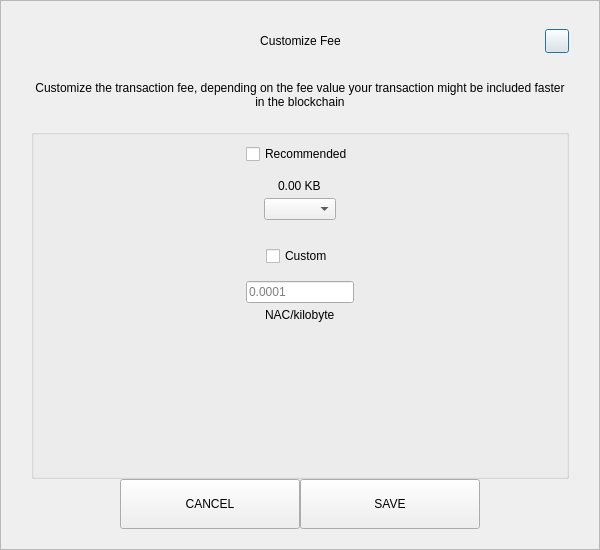
<?xml version="1.0" encoding="UTF-8"?>
<ui version="4.0">
 <class>SendCustomFeeDialog</class>
 <widget class="QDialog" name="SendCustomFeeDialog">
  <property name="geometry">
   <rect>
    <x>0</x>
    <y>0</y>
    <width>600</width>
    <height>550</height>
   </rect>
  </property>
  <property name="windowTitle">
   <string>Form</string>
  </property>
  <layout class="QVBoxLayout" name="verticalLayout_3">
   <property name="spacing">
    <number>0</number>
   </property>
   <property name="leftMargin">
    <number>0</number>
   </property>
   <property name="topMargin">
    <number>0</number>
   </property>
   <property name="rightMargin">
    <number>0</number>
   </property>
   <property name="bottomMargin">
    <number>0</number>
   </property>
   <item>
    <widget class="QFrame" name="frame">
     <property name="styleSheet">
      <string notr="true"/>
     </property>
     <property name="frameShape">
      <enum>QFrame::StyledPanel</enum>
     </property>
     <property name="frameShadow">
      <enum>QFrame::Raised</enum>
     </property>
     <layout class="QVBoxLayout" name="verticalLayout_2">
      <property name="spacing">
       <number>0</number>
      </property>
      <property name="leftMargin">
       <number>30</number>
      </property>
      <property name="topMargin">
       <number>20</number>
      </property>
      <property name="rightMargin">
       <number>30</number>
      </property>
      <property name="bottomMargin">
       <number>20</number>
      </property>
      <item>
       <layout class="QHBoxLayout" name="horizontalLayout_3">
        <property name="spacing">
         <number>0</number>
        </property>
        <item>
         <spacer name="horizontalSpacer_21">
          <property name="orientation">
           <enum>Qt::Horizontal</enum>
          </property>
          <property name="sizeHint" stdset="0">
           <size>
            <width>40</width>
            <height>20</height>
           </size>
          </property>
         </spacer>
        </item>
        <item>
         <widget class="QLabel" name="labelTitle">
          <property name="minimumSize">
           <size>
            <width>0</width>
            <height>40</height>
           </size>
          </property>
          <property name="maximumSize">
           <size>
            <width>16777215</width>
            <height>40</height>
           </size>
          </property>
          <property name="styleSheet">
           <string notr="true">padding-left:24px;</string>
          </property>
          <property name="text">
           <string>Customize Fee</string>
          </property>
          <property name="alignment">
           <set>Qt::AlignCenter</set>
          </property>
          <property name="margin">
           <number>7</number>
          </property>
         </widget>
        </item>
        <item>
         <spacer name="horizontalSpacer">
          <property name="orientation">
           <enum>Qt::Horizontal</enum>
          </property>
          <property name="sizeHint" stdset="0">
           <size>
            <width>40</width>
            <height>20</height>
           </size>
          </property>
         </spacer>
        </item>
        <item>
         <widget class="QPushButton" name="btnEsc">
          <property name="minimumSize">
           <size>
            <width>24</width>
            <height>24</height>
           </size>
          </property>
          <property name="maximumSize">
           <size>
            <width>24</width>
            <height>24</height>
           </size>
          </property>
          <property name="text">
           <string/>
          </property>
         </widget>
        </item>
       </layout>
      </item>
      <item>
       <spacer name="verticalSpacer_2">
        <property name="orientation">
         <enum>Qt::Vertical</enum>
        </property>
        <property name="sizeType">
         <enum>QSizePolicy::Fixed</enum>
        </property>
        <property name="sizeHint" stdset="0">
         <size>
          <width>20</width>
          <height>20</height>
         </size>
        </property>
       </spacer>
      </item>
      <item>
       <widget class="QLabel" name="labelMessage">
        <property name="text">
         <string>Customize the transaction fee, depending on the fee value your transaction might be included faster in the blockchain</string>
        </property>
        <property name="alignment">
         <set>Qt::AlignCenter</set>
        </property>
        <property name="wordWrap">
         <bool>true</bool>
        </property>
       </widget>
      </item>
      <item>
       <spacer name="verticalSpacer_3">
        <property name="orientation">
         <enum>Qt::Vertical</enum>
        </property>
        <property name="sizeType">
         <enum>QSizePolicy::Fixed</enum>
        </property>
        <property name="sizeHint" stdset="0">
         <size>
          <width>20</width>
          <height>20</height>
         </size>
        </property>
       </spacer>
      </item>
      <item>
       <widget class="QGroupBox" name="groupBox">
        <property name="title">
         <string/>
        </property>
        <layout class="QVBoxLayout" name="verticalLayout">
         <property name="leftMargin">
          <number>12</number>
         </property>
         <property name="rightMargin">
          <number>12</number>
         </property>
         <item>
          <layout class="QVBoxLayout" name="verticalLayout_4">
           <property name="spacing">
            <number>5</number>
           </property>
           <item alignment="Qt::AlignHCenter">
            <widget class="QCheckBox" name="checkBoxRecommended">
             <property name="text">
              <string>Recommended</string>
             </property>
            </widget>
           </item>
           <item>
            <spacer name="verticalSpacer_5">
             <property name="orientation">
              <enum>Qt::Vertical</enum>
             </property>
             <property name="sizeType">
              <enum>QSizePolicy::Fixed</enum>
             </property>
             <property name="sizeHint" stdset="0">
              <size>
               <width>20</width>
               <height>10</height>
              </size>
             </property>
            </spacer>
           </item>
           <item alignment="Qt::AlignHCenter">
            <widget class="QLabel" name="labelFee">
             <property name="text">
              <string>0.00 KB</string>
             </property>
            </widget>
           </item>
           <item alignment="Qt::AlignHCenter">
            <widget class="QComboBox" name="comboBoxRecommended"/>
           </item>
          </layout>
         </item>
         <item>
          <spacer name="verticalSpacer">
           <property name="orientation">
            <enum>Qt::Vertical</enum>
           </property>
           <property name="sizeType">
            <enum>QSizePolicy::Fixed</enum>
           </property>
           <property name="sizeHint" stdset="0">
            <size>
             <width>20</width>
             <height>20</height>
            </size>
           </property>
          </spacer>
         </item>
         <item>
          <layout class="QVBoxLayout" name="verticalLayout_5">
           <property name="spacing">
            <number>5</number>
           </property>
           <item alignment="Qt::AlignHCenter">
            <widget class="QCheckBox" name="checkBoxCustom">
             <property name="text">
              <string>Custom</string>
             </property>
            </widget>
           </item>
           <item>
            <spacer name="verticalSpacer_6">
             <property name="orientation">
              <enum>Qt::Vertical</enum>
             </property>
             <property name="sizeType">
              <enum>QSizePolicy::Fixed</enum>
             </property>
             <property name="sizeHint" stdset="0">
              <size>
               <width>20</width>
               <height>10</height>
              </size>
             </property>
            </spacer>
           </item>
           <item alignment="Qt::AlignHCenter">
            <widget class="QLineEdit" name="lineEditCustomFee">
             <property name="placeholderText">
              <string notr="true">0.0001</string>
             </property>
            </widget>
           </item>
           <item alignment="Qt::AlignHCenter">
            <widget class="QLabel" name="labelCustomFee">
             <property name="text">
              <string>NAC/kilobyte</string>
             </property>
            </widget>
           </item>
          </layout>
         </item>
         <item>
          <spacer name="verticalSpacer_4">
           <property name="orientation">
            <enum>Qt::Vertical</enum>
           </property>
           <property name="sizeHint" stdset="0">
            <size>
             <width>20</width>
             <height>40</height>
            </size>
           </property>
          </spacer>
         </item>
        </layout>
       </widget>
      </item>
      <item>
       <layout class="QHBoxLayout" name="horizontalLayout" stretch="1,2,2,1">
        <item>
         <spacer name="horizontalSpacer1">
          <property name="orientation">
           <enum>Qt::Horizontal</enum>
          </property>
          <property name="sizeHint" stdset="0">
           <size>
            <width>40</width>
            <height>20</height>
           </size>
          </property>
         </spacer>
        </item>
        <item>
         <widget class="QPushButton" name="btnCancel">
          <property name="minimumSize">
           <size>
            <width>180</width>
            <height>50</height>
           </size>
          </property>
          <property name="focusPolicy">
           <enum>Qt::NoFocus</enum>
          </property>
          <property name="text">
           <string>CANCEL</string>
          </property>
         </widget>
        </item>
        <item>
         <widget class="QPushButton" name="btnSave">
          <property name="minimumSize">
           <size>
            <width>180</width>
            <height>50</height>
           </size>
          </property>
          <property name="focusPolicy">
           <enum>Qt::NoFocus</enum>
          </property>
          <property name="text">
           <string>SAVE</string>
          </property>
         </widget>
        </item>
        <item>
         <spacer name="horizontalSpacer_2">
          <property name="orientation">
           <enum>Qt::Horizontal</enum>
          </property>
          <property name="sizeHint" stdset="0">
           <size>
            <width>40</width>
            <height>20</height>
           </size>
          </property>
         </spacer>
        </item>
       </layout>
      </item>
     </layout>
    </widget>
   </item>
  </layout>
 </widget>
 <resources/>
 <connections/>
</ui>
